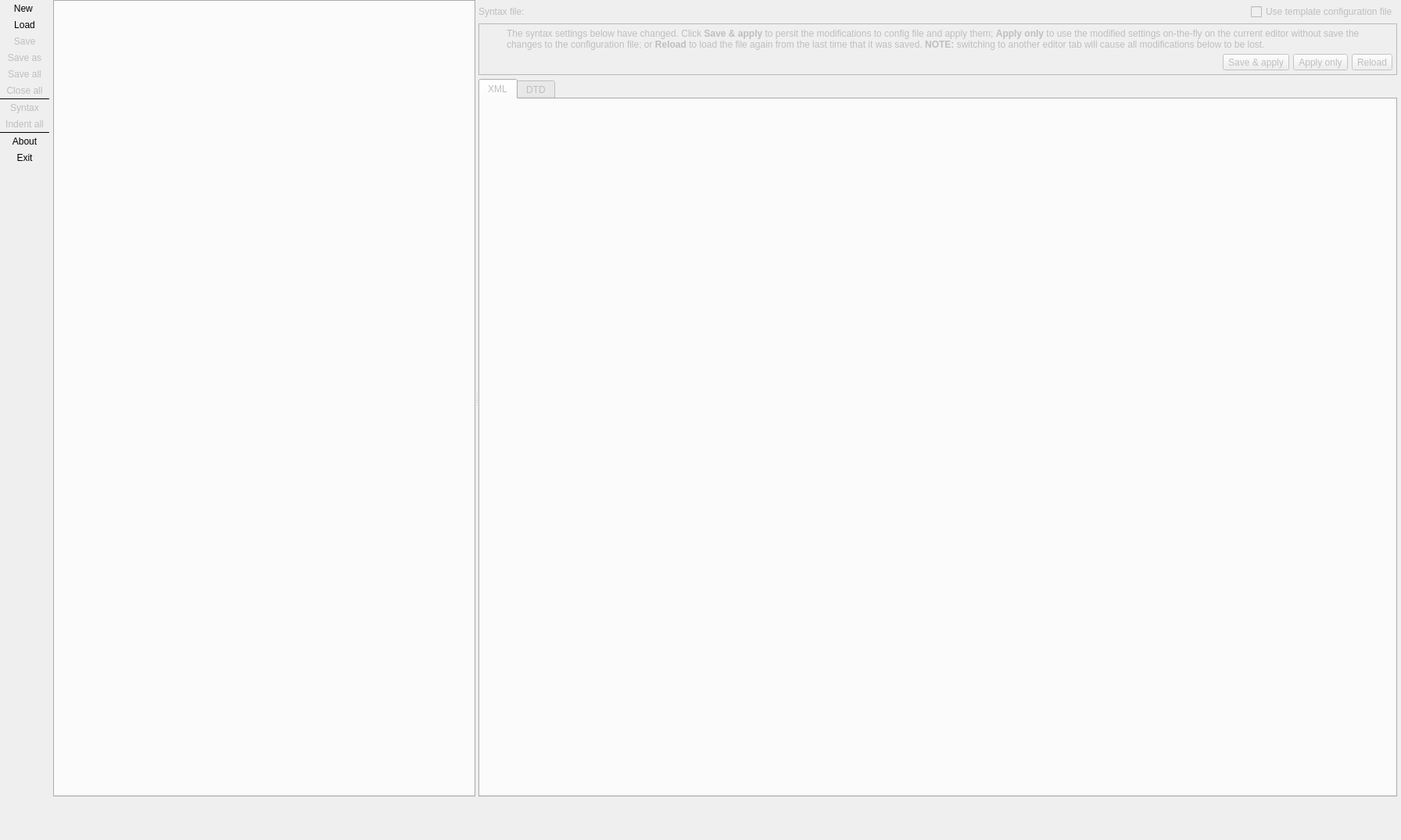
<?xml version="1.0" encoding="UTF-8"?>
<ui version="4.0">
 <class>SchemaEditorForm</class>
 <widget class="QWidget" name="SchemaEditorForm">
  <property name="geometry">
   <rect>
    <x>0</x>
    <y>0</y>
    <width>1792</width>
    <height>1075</height>
   </rect>
  </property>
  <property name="minimumSize">
   <size>
    <width>800</width>
    <height>600</height>
   </size>
  </property>
  <property name="windowTitle">
   <string>gpModeler Schema Editor</string>
  </property>
  <property name="windowIcon">
   <iconset resource="../../../libs/libgui/res/resources.qrc">
    <normaloff>:/images/images/schemafile.png</normaloff>:/images/images/schemafile.png</iconset>
  </property>
  <layout class="QGridLayout" name="gridLayout_3">
   <property name="leftMargin">
    <number>0</number>
   </property>
   <property name="topMargin">
    <number>0</number>
   </property>
   <property name="rightMargin">
    <number>5</number>
   </property>
   <property name="bottomMargin">
    <number>5</number>
   </property>
   <property name="spacing">
    <number>5</number>
   </property>
   <item row="0" column="1">
    <widget class="QSplitter" name="h_splitter">
     <property name="orientation">
      <enum>Qt::Orientation::Horizontal</enum>
     </property>
     <property name="handleWidth">
      <number>4</number>
     </property>
     <property name="childrenCollapsible">
      <bool>false</bool>
     </property>
     <widget class="QFrame" name="frame">
      <layout class="QGridLayout" name="gridLayout">
       <property name="leftMargin">
        <number>0</number>
       </property>
       <property name="topMargin">
        <number>0</number>
       </property>
       <property name="rightMargin">
        <number>0</number>
       </property>
       <property name="bottomMargin">
        <number>0</number>
       </property>
       <property name="spacing">
        <number>5</number>
       </property>
       <item row="0" column="0">
        <widget class="QTabWidget" name="editors_tbw">
         <property name="maximumSize">
          <size>
           <width>16777215</width>
           <height>16777215</height>
          </size>
         </property>
         <property name="tabPosition">
          <enum>QTabWidget::TabPosition::North</enum>
         </property>
         <property name="tabsClosable">
          <bool>true</bool>
         </property>
         <property name="movable">
          <bool>true</bool>
         </property>
        </widget>
       </item>
      </layout>
     </widget>
     <widget class="QFrame" name="syntax_cfg_edit_frm">
      <property name="enabled">
       <bool>false</bool>
      </property>
      <layout class="QGridLayout" name="gridLayout_2">
       <property name="leftMargin">
        <number>0</number>
       </property>
       <property name="topMargin">
        <number>5</number>
       </property>
       <property name="rightMargin">
        <number>0</number>
       </property>
       <property name="bottomMargin">
        <number>0</number>
       </property>
       <property name="spacing">
        <number>5</number>
       </property>
       <item row="0" column="0">
        <widget class="QLabel" name="label_2">
         <property name="sizePolicy">
          <sizepolicy hsizetype="Fixed" vsizetype="Preferred">
           <horstretch>0</horstretch>
           <verstretch>0</verstretch>
          </sizepolicy>
         </property>
         <property name="text">
          <string>Syntax file:</string>
         </property>
        </widget>
       </item>
       <item row="0" column="1" colspan="3">
        <widget class="QWidget" name="syntax_conf_wgt" native="true">
         <property name="sizePolicy">
          <sizepolicy hsizetype="Expanding" vsizetype="Preferred">
           <horstretch>0</horstretch>
           <verstretch>0</verstretch>
          </sizepolicy>
         </property>
        </widget>
       </item>
       <item row="1" column="0" colspan="5">
        <widget class="QFrame" name="alert_frm">
         <property name="sizePolicy">
          <sizepolicy hsizetype="Preferred" vsizetype="Fixed">
           <horstretch>0</horstretch>
           <verstretch>0</verstretch>
          </sizepolicy>
         </property>
         <property name="minimumSize">
          <size>
           <width>0</width>
           <height>0</height>
          </size>
         </property>
         <property name="frameShape">
          <enum>QFrame::Shape::StyledPanel</enum>
         </property>
         <property name="frameShadow">
          <enum>QFrame::Shadow::Raised</enum>
         </property>
         <layout class="QGridLayout" name="gridLayout_4">
          <property name="leftMargin">
           <number>5</number>
          </property>
          <property name="topMargin">
           <number>5</number>
          </property>
          <property name="rightMargin">
           <number>5</number>
          </property>
          <property name="bottomMargin">
           <number>5</number>
          </property>
          <property name="spacing">
           <number>5</number>
          </property>
          <item row="1" column="3">
           <widget class="QToolButton" name="save_conf_tb">
            <property name="enabled">
             <bool>false</bool>
            </property>
            <property name="text">
             <string>Save &amp;&amp; apply</string>
            </property>
            <property name="icon">
             <iconset resource="../../../libs/libgui/res/resources.qrc">
              <normaloff>:/icons/icons/save.png</normaloff>:/icons/icons/save.png</iconset>
            </property>
            <property name="iconSize">
             <size>
              <width>25</width>
              <height>25</height>
             </size>
            </property>
            <property name="toolButtonStyle">
             <enum>Qt::ToolButtonStyle::ToolButtonTextBesideIcon</enum>
            </property>
           </widget>
          </item>
          <item row="0" column="0">
           <widget class="QLabel" name="label_6">
            <property name="minimumSize">
             <size>
              <width>25</width>
              <height>25</height>
             </size>
            </property>
            <property name="maximumSize">
             <size>
              <width>25</width>
              <height>25</height>
             </size>
            </property>
            <property name="text">
             <string/>
            </property>
            <property name="textFormat">
             <enum>Qt::TextFormat::AutoText</enum>
            </property>
            <property name="pixmap">
             <pixmap resource="../../../libs/libgui/res/resources.qrc">:/icons/icons/alert.png</pixmap>
            </property>
            <property name="scaledContents">
             <bool>true</bool>
            </property>
           </widget>
          </item>
          <item row="1" column="4">
           <widget class="QToolButton" name="apply_conf_tb">
            <property name="enabled">
             <bool>false</bool>
            </property>
            <property name="text">
             <string>Apply only</string>
            </property>
            <property name="icon">
             <iconset resource="../../../libs/libgui/res/resources.qrc">
              <normaloff>:/icons/icons/confirm.png</normaloff>:/icons/icons/confirm.png</iconset>
            </property>
            <property name="iconSize">
             <size>
              <width>25</width>
              <height>25</height>
             </size>
            </property>
            <property name="toolButtonStyle">
             <enum>Qt::ToolButtonStyle::ToolButtonTextBesideIcon</enum>
            </property>
           </widget>
          </item>
          <item row="1" column="5">
           <widget class="QToolButton" name="reload_conf_tb">
            <property name="enabled">
             <bool>false</bool>
            </property>
            <property name="text">
             <string>Reload</string>
            </property>
            <property name="icon">
             <iconset resource="../../../libs/libgui/res/resources.qrc">
              <normaloff>:/icons/icons/refresh.png</normaloff>:/icons/icons/refresh.png</iconset>
            </property>
            <property name="iconSize">
             <size>
              <width>25</width>
              <height>25</height>
             </size>
            </property>
            <property name="toolButtonStyle">
             <enum>Qt::ToolButtonStyle::ToolButtonTextBesideIcon</enum>
            </property>
           </widget>
          </item>
          <item row="0" column="1" colspan="5">
           <widget class="QLabel" name="hint_lbl">
            <property name="sizePolicy">
             <sizepolicy hsizetype="Preferred" vsizetype="Preferred">
              <horstretch>0</horstretch>
              <verstretch>0</verstretch>
             </sizepolicy>
            </property>
            <property name="font">
             <font>
              <bold>false</bold>
              <underline>false</underline>
              <strikeout>false</strikeout>
              <kerning>true</kerning>
             </font>
            </property>
            <property name="text">
             <string>The syntax settings below have changed. Click &lt;strong&gt;Save &amp; apply&lt;/strong&gt; to persit the modifications to config file and apply them; &lt;strong&gt;Apply only&lt;/strong&gt; to use the modified settings on-the-fly on the current editor without save the changes to the configuration file; or &lt;strong&gt;Reload&lt;/strong&gt; to load the file again from the last time that it was saved. &lt;strong&gt;NOTE:&lt;/strong&gt; switching to another editor tab will cause all modifications below to be lost.</string>
            </property>
            <property name="wordWrap">
             <bool>true</bool>
            </property>
           </widget>
          </item>
          <item row="1" column="0" colspan="3">
           <spacer name="horizontalSpacer">
            <property name="orientation">
             <enum>Qt::Orientation::Horizontal</enum>
            </property>
            <property name="sizeHint" stdset="0">
             <size>
              <width>40</width>
              <height>20</height>
             </size>
            </property>
           </spacer>
          </item>
         </layout>
        </widget>
       </item>
       <item row="0" column="4">
        <widget class="QCheckBox" name="use_tmpl_file_chk">
         <property name="sizePolicy">
          <sizepolicy hsizetype="Fixed" vsizetype="Fixed">
           <horstretch>0</horstretch>
           <verstretch>0</verstretch>
          </sizepolicy>
         </property>
         <property name="toolTip">
          <string>&lt;p&gt;Instead of loading the configuration file at user's local storage, loads the template one inside the gpModeler's installation folder.&lt;/p&gt;</string>
         </property>
         <property name="text">
          <string>Use template configuration file</string>
         </property>
        </widget>
       </item>
       <item row="2" column="0" colspan="5">
        <widget class="QTabWidget" name="tabWidget">
         <property name="currentIndex">
          <number>0</number>
         </property>
         <widget class="QWidget" name="tab">
          <attribute name="title">
           <string>XML</string>
          </attribute>
          <layout class="QVBoxLayout" name="verticalLayout">
           <property name="spacing">
            <number>5</number>
           </property>
           <property name="leftMargin">
            <number>5</number>
           </property>
           <property name="topMargin">
            <number>5</number>
           </property>
           <property name="rightMargin">
            <number>5</number>
           </property>
           <property name="bottomMargin">
            <number>5</number>
           </property>
           <item>
            <widget class="QWidget" name="syntax_wgt" native="true">
             <property name="sizePolicy">
              <sizepolicy hsizetype="Preferred" vsizetype="Expanding">
               <horstretch>0</horstretch>
               <verstretch>0</verstretch>
              </sizepolicy>
             </property>
             <property name="maximumSize">
              <size>
               <width>16777215</width>
               <height>16777215</height>
              </size>
             </property>
            </widget>
           </item>
          </layout>
         </widget>
         <widget class="QWidget" name="tab_2">
          <attribute name="title">
           <string>DTD</string>
          </attribute>
          <layout class="QVBoxLayout" name="verticalLayout_2">
           <property name="spacing">
            <number>5</number>
           </property>
           <property name="leftMargin">
            <number>5</number>
           </property>
           <property name="topMargin">
            <number>5</number>
           </property>
           <property name="rightMargin">
            <number>5</number>
           </property>
           <property name="bottomMargin">
            <number>5</number>
           </property>
           <item>
            <widget class="QWidget" name="dtd_wgt" native="true">
             <property name="sizePolicy">
              <sizepolicy hsizetype="Preferred" vsizetype="Expanding">
               <horstretch>0</horstretch>
               <verstretch>0</verstretch>
              </sizepolicy>
             </property>
             <property name="maximumSize">
              <size>
               <width>16777215</width>
               <height>16777215</height>
              </size>
             </property>
            </widget>
           </item>
          </layout>
         </widget>
        </widget>
       </item>
      </layout>
     </widget>
    </widget>
   </item>
   <item row="0" column="0">
    <widget class="QWidget" name="btns_parent_wgt" native="true">
     <property name="sizePolicy">
      <sizepolicy hsizetype="Fixed" vsizetype="Preferred">
       <horstretch>0</horstretch>
       <verstretch>0</verstretch>
      </sizepolicy>
     </property>
     <property name="minimumSize">
      <size>
       <width>0</width>
       <height>0</height>
      </size>
     </property>
     <layout class="QGridLayout" name="gridLayout_9">
      <property name="leftMargin">
       <number>0</number>
      </property>
      <property name="topMargin">
       <number>0</number>
      </property>
      <property name="rightMargin">
       <number>0</number>
      </property>
      <property name="bottomMargin">
       <number>0</number>
      </property>
      <property name="spacing">
       <number>0</number>
      </property>
      <item row="37" column="0">
       <spacer name="verticalSpacer">
        <property name="orientation">
         <enum>Qt::Orientation::Vertical</enum>
        </property>
        <property name="sizeHint" stdset="0">
         <size>
          <width>20</width>
          <height>40</height>
         </size>
        </property>
       </spacer>
      </item>
      <item row="7" column="0">
       <widget class="QToolButton" name="syntax_tb">
        <property name="enabled">
         <bool>false</bool>
        </property>
        <property name="sizePolicy">
         <sizepolicy hsizetype="Preferred" vsizetype="Fixed">
          <horstretch>0</horstretch>
          <verstretch>0</verstretch>
         </sizepolicy>
        </property>
        <property name="minimumSize">
         <size>
          <width>0</width>
          <height>0</height>
         </size>
        </property>
        <property name="toolTip">
         <string>Choose the syntax highlighting mode</string>
        </property>
        <property name="text">
         <string>Syntax</string>
        </property>
        <property name="icon">
         <iconset resource="../../../libs/libgui/res/resources.qrc">
          <normaloff>:/icons/icons/xmlcode.png</normaloff>:/icons/icons/xmlcode.png</iconset>
        </property>
        <property name="iconSize">
         <size>
          <width>32</width>
          <height>32</height>
         </size>
        </property>
        <property name="popupMode">
         <enum>QToolButton::ToolButtonPopupMode::InstantPopup</enum>
        </property>
        <property name="toolButtonStyle">
         <enum>Qt::ToolButtonStyle::ToolButtonTextUnderIcon</enum>
        </property>
        <property name="autoRaise">
         <bool>true</bool>
        </property>
        <property name="arrowType">
         <enum>Qt::ArrowType::NoArrow</enum>
        </property>
       </widget>
      </item>
      <item row="5" column="0">
       <widget class="QToolButton" name="close_all_tb">
        <property name="enabled">
         <bool>false</bool>
        </property>
        <property name="sizePolicy">
         <sizepolicy hsizetype="Preferred" vsizetype="Fixed">
          <horstretch>0</horstretch>
          <verstretch>0</verstretch>
         </sizepolicy>
        </property>
        <property name="minimumSize">
         <size>
          <width>0</width>
          <height>0</height>
         </size>
        </property>
        <property name="toolTip">
         <string/>
        </property>
        <property name="text">
         <string>Close all</string>
        </property>
        <property name="icon">
         <iconset resource="../../../libs/libgui/res/resources.qrc">
          <normaloff>:/icons/icons/close.png</normaloff>:/icons/icons/close.png</iconset>
        </property>
        <property name="iconSize">
         <size>
          <width>32</width>
          <height>32</height>
         </size>
        </property>
        <property name="toolButtonStyle">
         <enum>Qt::ToolButtonStyle::ToolButtonTextUnderIcon</enum>
        </property>
        <property name="autoRaise">
         <bool>true</bool>
        </property>
       </widget>
      </item>
      <item row="3" column="0">
       <widget class="QToolButton" name="save_as_tb">
        <property name="enabled">
         <bool>false</bool>
        </property>
        <property name="sizePolicy">
         <sizepolicy hsizetype="Preferred" vsizetype="Fixed">
          <horstretch>0</horstretch>
          <verstretch>0</verstretch>
         </sizepolicy>
        </property>
        <property name="minimumSize">
         <size>
          <width>0</width>
          <height>0</height>
         </size>
        </property>
        <property name="toolTip">
         <string>Save changes to another file</string>
        </property>
        <property name="text">
         <string>Save as</string>
        </property>
        <property name="icon">
         <iconset resource="../../../libs/libgui/res/resources.qrc">
          <normaloff>:/icons/icons/saveas.png</normaloff>:/icons/icons/saveas.png</iconset>
        </property>
        <property name="iconSize">
         <size>
          <width>32</width>
          <height>32</height>
         </size>
        </property>
        <property name="toolButtonStyle">
         <enum>Qt::ToolButtonStyle::ToolButtonTextUnderIcon</enum>
        </property>
        <property name="autoRaise">
         <bool>true</bool>
        </property>
       </widget>
      </item>
      <item row="9" column="0">
       <widget class="Line" name="separator1_ln">
        <property name="maximumSize">
         <size>
          <width>16777215</width>
          <height>1</height>
         </size>
        </property>
        <property name="frameShadow">
         <enum>QFrame::Shadow::Plain</enum>
        </property>
        <property name="orientation">
         <enum>Qt::Orientation::Horizontal</enum>
        </property>
       </widget>
      </item>
      <item row="4" column="0">
       <widget class="QToolButton" name="save_all_tb">
        <property name="enabled">
         <bool>false</bool>
        </property>
        <property name="sizePolicy">
         <sizepolicy hsizetype="Preferred" vsizetype="Fixed">
          <horstretch>0</horstretch>
          <verstretch>0</verstretch>
         </sizepolicy>
        </property>
        <property name="minimumSize">
         <size>
          <width>0</width>
          <height>0</height>
         </size>
        </property>
        <property name="toolTip">
         <string/>
        </property>
        <property name="text">
         <string>Save all</string>
        </property>
        <property name="icon">
         <iconset resource="../../../libs/libgui/res/resources.qrc">
          <normaloff>:/icons/icons/saveall.png</normaloff>:/icons/icons/saveall.png</iconset>
        </property>
        <property name="iconSize">
         <size>
          <width>32</width>
          <height>32</height>
         </size>
        </property>
        <property name="toolButtonStyle">
         <enum>Qt::ToolButtonStyle::ToolButtonTextUnderIcon</enum>
        </property>
        <property name="autoRaise">
         <bool>true</bool>
        </property>
       </widget>
      </item>
      <item row="6" column="0">
       <widget class="Line" name="separator_ln">
        <property name="maximumSize">
         <size>
          <width>16777215</width>
          <height>1</height>
         </size>
        </property>
        <property name="frameShadow">
         <enum>QFrame::Shadow::Plain</enum>
        </property>
        <property name="orientation">
         <enum>Qt::Orientation::Horizontal</enum>
        </property>
       </widget>
      </item>
      <item row="0" column="0">
       <widget class="QToolButton" name="new_tb">
        <property name="enabled">
         <bool>true</bool>
        </property>
        <property name="sizePolicy">
         <sizepolicy hsizetype="Preferred" vsizetype="Fixed">
          <horstretch>0</horstretch>
          <verstretch>0</verstretch>
         </sizepolicy>
        </property>
        <property name="minimumSize">
         <size>
          <width>0</width>
          <height>0</height>
         </size>
        </property>
        <property name="toolTip">
         <string>Open a new editor</string>
        </property>
        <property name="text">
         <string>New </string>
        </property>
        <property name="icon">
         <iconset resource="../../../libs/libgui/res/resources.qrc">
          <normaloff>:/icons/icons/new.png</normaloff>:/icons/icons/new.png</iconset>
        </property>
        <property name="iconSize">
         <size>
          <width>32</width>
          <height>32</height>
         </size>
        </property>
        <property name="shortcut">
         <string>Ctrl+N</string>
        </property>
        <property name="toolButtonStyle">
         <enum>Qt::ToolButtonStyle::ToolButtonTextUnderIcon</enum>
        </property>
        <property name="autoRaise">
         <bool>true</bool>
        </property>
       </widget>
      </item>
      <item row="11" column="0">
       <widget class="QToolButton" name="exit_tb">
        <property name="enabled">
         <bool>true</bool>
        </property>
        <property name="sizePolicy">
         <sizepolicy hsizetype="Preferred" vsizetype="Fixed">
          <horstretch>0</horstretch>
          <verstretch>0</verstretch>
         </sizepolicy>
        </property>
        <property name="minimumSize">
         <size>
          <width>0</width>
          <height>0</height>
         </size>
        </property>
        <property name="text">
         <string>Exit</string>
        </property>
        <property name="icon">
         <iconset resource="../../../libs/libgui/res/resources.qrc">
          <normaloff>:/icons/icons/exit.png</normaloff>:/icons/icons/exit.png</iconset>
        </property>
        <property name="iconSize">
         <size>
          <width>32</width>
          <height>32</height>
         </size>
        </property>
        <property name="toolButtonStyle">
         <enum>Qt::ToolButtonStyle::ToolButtonTextUnderIcon</enum>
        </property>
        <property name="autoRaise">
         <bool>true</bool>
        </property>
       </widget>
      </item>
      <item row="2" column="0">
       <widget class="QToolButton" name="save_tb">
        <property name="enabled">
         <bool>false</bool>
        </property>
        <property name="sizePolicy">
         <sizepolicy hsizetype="Preferred" vsizetype="Fixed">
          <horstretch>0</horstretch>
          <verstretch>0</verstretch>
         </sizepolicy>
        </property>
        <property name="minimumSize">
         <size>
          <width>0</width>
          <height>0</height>
         </size>
        </property>
        <property name="toolTip">
         <string>Save changes</string>
        </property>
        <property name="text">
         <string>Save</string>
        </property>
        <property name="icon">
         <iconset resource="../../../libs/libgui/res/resources.qrc">
          <normaloff>:/icons/icons/save.png</normaloff>:/icons/icons/save.png</iconset>
        </property>
        <property name="iconSize">
         <size>
          <width>32</width>
          <height>32</height>
         </size>
        </property>
        <property name="shortcut">
         <string>Ctrl+S</string>
        </property>
        <property name="toolButtonStyle">
         <enum>Qt::ToolButtonStyle::ToolButtonTextUnderIcon</enum>
        </property>
        <property name="autoRaise">
         <bool>true</bool>
        </property>
       </widget>
      </item>
      <item row="1" column="0">
       <widget class="QToolButton" name="load_tb">
        <property name="enabled">
         <bool>true</bool>
        </property>
        <property name="sizePolicy">
         <sizepolicy hsizetype="Preferred" vsizetype="Fixed">
          <horstretch>0</horstretch>
          <verstretch>0</verstretch>
         </sizepolicy>
        </property>
        <property name="minimumSize">
         <size>
          <width>0</width>
          <height>0</height>
         </size>
        </property>
        <property name="toolTip">
         <string>Load files</string>
        </property>
        <property name="text">
         <string>Load</string>
        </property>
        <property name="icon">
         <iconset resource="../../../libs/libgui/res/resources.qrc">
          <normaloff>:/icons/icons/open.png</normaloff>:/icons/icons/open.png</iconset>
        </property>
        <property name="iconSize">
         <size>
          <width>32</width>
          <height>32</height>
         </size>
        </property>
        <property name="shortcut">
         <string>Ctrl+L</string>
        </property>
        <property name="toolButtonStyle">
         <enum>Qt::ToolButtonStyle::ToolButtonTextUnderIcon</enum>
        </property>
        <property name="autoRaise">
         <bool>true</bool>
        </property>
       </widget>
      </item>
      <item row="8" column="0">
       <widget class="QToolButton" name="indent_all_tb">
        <property name="enabled">
         <bool>false</bool>
        </property>
        <property name="sizePolicy">
         <sizepolicy hsizetype="Preferred" vsizetype="Fixed">
          <horstretch>0</horstretch>
          <verstretch>0</verstretch>
         </sizepolicy>
        </property>
        <property name="minimumSize">
         <size>
          <width>0</width>
          <height>0</height>
         </size>
        </property>
        <property name="toolTip">
         <string>Apply identation to all open editors</string>
        </property>
        <property name="text">
         <string>Indent all</string>
        </property>
        <property name="icon">
         <iconset resource="../../../libs/libgui/res/resources.qrc">
          <normaloff>:/icons/icons/indent.png</normaloff>:/icons/icons/indent.png</iconset>
        </property>
        <property name="iconSize">
         <size>
          <width>32</width>
          <height>32</height>
         </size>
        </property>
        <property name="toolButtonStyle">
         <enum>Qt::ToolButtonStyle::ToolButtonTextUnderIcon</enum>
        </property>
        <property name="autoRaise">
         <bool>true</bool>
        </property>
       </widget>
      </item>
      <item row="10" column="0">
       <widget class="QToolButton" name="about_tb">
        <property name="enabled">
         <bool>true</bool>
        </property>
        <property name="sizePolicy">
         <sizepolicy hsizetype="Preferred" vsizetype="Fixed">
          <horstretch>0</horstretch>
          <verstretch>0</verstretch>
         </sizepolicy>
        </property>
        <property name="minimumSize">
         <size>
          <width>0</width>
          <height>0</height>
         </size>
        </property>
        <property name="text">
         <string>About</string>
        </property>
        <property name="icon">
         <iconset resource="../../../libs/libgui/res/resources.qrc">
          <normaloff>:/icons/icons/help.png</normaloff>:/icons/icons/help.png</iconset>
        </property>
        <property name="iconSize">
         <size>
          <width>32</width>
          <height>32</height>
         </size>
        </property>
        <property name="shortcut">
         <string>F1</string>
        </property>
        <property name="toolButtonStyle">
         <enum>Qt::ToolButtonStyle::ToolButtonTextUnderIcon</enum>
        </property>
        <property name="autoRaise">
         <bool>true</bool>
        </property>
       </widget>
      </item>
     </layout>
    </widget>
   </item>
   <item row="1" column="0" colspan="2">
    <layout class="QGridLayout" name="buttons_lt">
     <property name="leftMargin">
      <number>5</number>
     </property>
     <property name="topMargin">
      <number>5</number>
     </property>
     <property name="rightMargin">
      <number>5</number>
     </property>
     <property name="bottomMargin">
      <number>5</number>
     </property>
     <property name="spacing">
      <number>5</number>
     </property>
     <item row="0" column="0">
      <widget class="QLabel" name="label">
       <property name="sizePolicy">
        <sizepolicy hsizetype="Preferred" vsizetype="Fixed">
         <horstretch>0</horstretch>
         <verstretch>0</verstretch>
        </sizepolicy>
       </property>
       <property name="minimumSize">
        <size>
         <width>169</width>
         <height>35</height>
        </size>
       </property>
       <property name="maximumSize">
        <size>
         <width>169</width>
         <height>35</height>
        </size>
       </property>
       <property name="styleSheet">
        <string notr="true"/>
       </property>
       <property name="text">
        <string/>
       </property>
       <property name="textFormat">
        <enum>Qt::TextFormat::PlainText</enum>
       </property>
       <property name="pixmap">
        <pixmap resource="../../../libs/libgui/res/resources.qrc">:/images/images/pgmodeler_name.png</pixmap>
       </property>
       <property name="scaledContents">
        <bool>true</bool>
       </property>
      </widget>
     </item>
     <item row="0" column="1">
      <spacer name="horizontalSpacer_4">
       <property name="orientation">
        <enum>Qt::Orientation::Horizontal</enum>
       </property>
       <property name="sizeHint" stdset="0">
        <size>
         <width>40</width>
         <height>20</height>
        </size>
       </property>
      </spacer>
     </item>
    </layout>
   </item>
  </layout>
 </widget>
 <tabstops>
  <tabstop>new_tb</tabstop>
  <tabstop>load_tb</tabstop>
  <tabstop>save_tb</tabstop>
  <tabstop>save_as_tb</tabstop>
  <tabstop>save_all_tb</tabstop>
  <tabstop>close_all_tb</tabstop>
  <tabstop>syntax_tb</tabstop>
  <tabstop>indent_all_tb</tabstop>
  <tabstop>about_tb</tabstop>
  <tabstop>exit_tb</tabstop>
  <tabstop>editors_tbw</tabstop>
  <tabstop>tabWidget</tabstop>
  <tabstop>use_tmpl_file_chk</tabstop>
  <tabstop>save_conf_tb</tabstop>
  <tabstop>apply_conf_tb</tabstop>
  <tabstop>reload_conf_tb</tabstop>
 </tabstops>
 <resources>
  <include location="../../../libs/libgui/res/resources.qrc"/>
 </resources>
 <connections/>
</ui>
